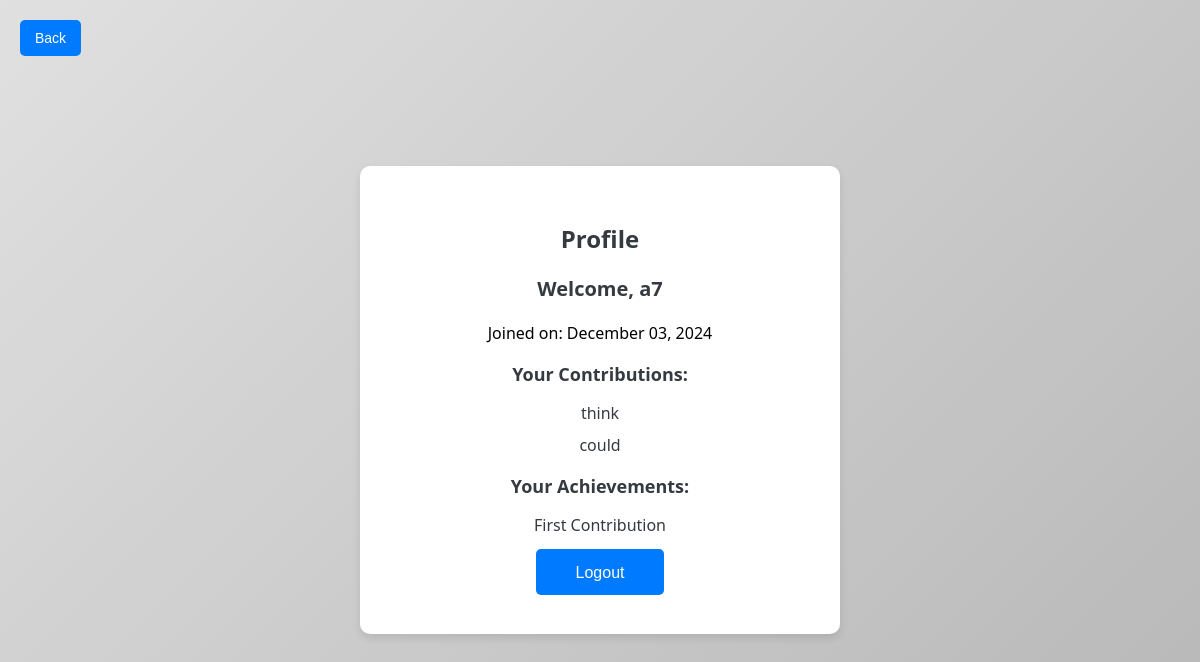
The app's page /profile (signed in) with its own data.
### app.py (models this page shows)
class User(UserMixin, db.Model):
    id = db.Column(db.Integer, primary_key=True)
    username = db.Column(db.String(150), unique=True, nullable=False)
    password = db.Column(db.String(150), nullable=False)
    contributions = db.Column(db.Text, nullable=True)
    date_joined = db.Column(db.DateTime, nullable=False, default=datetime.utcnow)
    word_coins = db.Column(db.Integer, nullable=False, default=0)
    achievements = db.Column(db.Text, nullable=True, default="")  # Ensure default value

### app.py (the view)
@app.route('/profile')
@login_required
def profile():
    contributions = current_user.contributions.split(',') if current_user.contributions else []
    return render_template('profile.html', contributions=contributions)

### app.py (called while the page is built)
@login_manager.user_loader
def load_user(user_id):
    return User.query.get(int(user_id))

### templates/profile.html (shortened to what this page needs)
<!DOCTYPE html>
<html>
<head>
    <link rel="stylesheet" type="text/css" href="{{ url_for('static', filename='styles.css') }}">
</head>
<body>
    <a href="{{ url_for('index') }}"><button class="back-button">Back</button></a>
    <div class="container">
        <h1>Profile</h1>
        <h2>Welcome, {{ current_user.username }}</h2>
        <p>Joined on: {{ current_user.date_joined.strftime('%B %d, %Y') }}</p>
        <h3>Your Contributions:</h3>
        <ul>
            {% for word in contributions[:5] %}
                <li>{{ word }}</li>
            {% endfor %}
        </ul>
        <h3>Your Achievements:</h3>
        <ul>
            {% for achievement in (current_user.achievements or "").split(',') %}
                <li>{{ achievement }}</li>
            {% endfor %}
        </ul>
        <a class="button_class" href="{{ url_for('logout') }}"><button class="button_class">Logout</button></a>
    </div>
</body>
</html>

### static/styles.css (style rules this page uses)
body { font-family: 'Segoe UI', Tahoma, Geneva, Verdana, sans-serif; margin: 0; padding: 0; display: flex; justify-content: center; align-items: center; height: 100vh; }
.container { background-color: white; padding: 40px; border-radius: 10px; box-shadow: 0 4px 8px rgba(0, 0, 0, 0.1); max-width: 400px; width: 100%; text-align: center; position: relative; }
h1 { margin-bottom: 20px; font-size: 24px; color: #343a40; }
h2 { margin-bottom: 20px; font-size: 20px; color: #343a40; }
h3 { margin-bottom: 10px; font-size: 18px; color: #343a40; }
ul { list-style-type: none; padding: 0; }
li { margin-bottom: 10px; font-size: 16px; color: #343a40; }
.button_class { padding: 12px 20px; background-color: #007bff; color: white; border: none; border-radius: 5px; font-size: 16px; cursor: pointer; transition: background-color 0.3s ease; }
.back-button { position: absolute; top: 20px; left: 20px; padding: 10px 15px; background-color: #007bff; color: white; border: none; border-radius: 5px; font-size: 14px; cursor: pointer; transition: background-color 0.3s ease; }

### records on screen
User: username "a7", date_joined "December 03, 2024", achievements "First Contribution"

### other values on screen
{{ word }} "think" "could"
